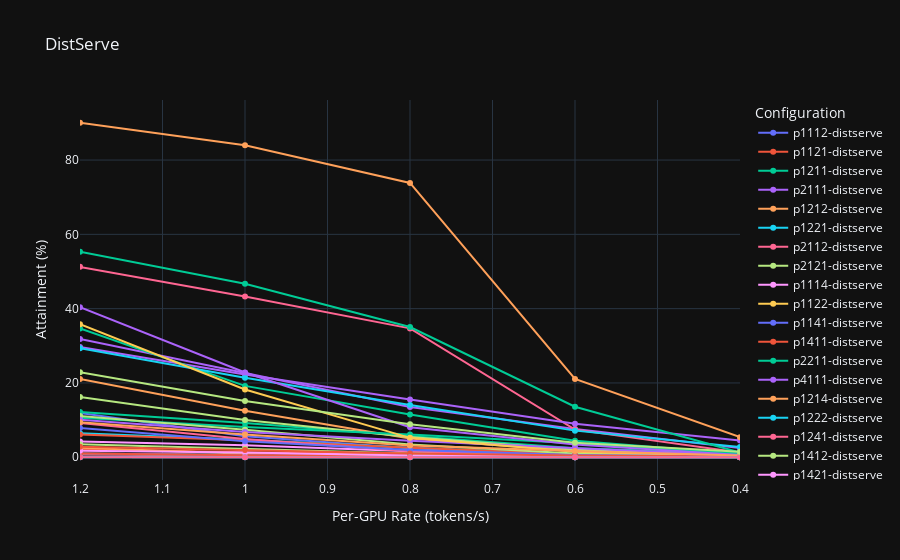

Notebook source saved alongside this figure:
### Code cell
import plotly.graph_objects as go

fig = go.Figure()
configs = figure_11_distserve_high[['tp_prefill', 'pp_prefill', 'tp_decode', 'pp_decode']].drop_duplicates()
slo_vals = list(big_df['slo'].unique())

df = figure_11_distserve_high
for tp_prefill, pp_prefill, tp_decode, pp_decode in configs.values:
    config_df = df[
        (df['tp_prefill'] == tp_prefill) & (df['pp_prefill'] == pp_prefill) &
        (df['tp_decode'] == tp_decode) & (df['pp_decode'] == pp_decode)
        ]
    config_df = config_df.sort_values(by=['slo'], ascending=False)
    # plot this inside a plotly plot
    fig.add_trace(go.Scatter(
        x=config_df['slo'], y=config_df['attainment'],
        mode='lines+markers', name=f"p{tp_prefill}{pp_prefill}{tp_decode}{pp_decode}-distserve"
    ))

# fig add title
fig.update_layout(
    title="DistServe",
    xaxis_title="Per-GPU Rate (tokens/s)",
    yaxis_title="Attainment (%)",
    legend_title="Configuration"
)
fig.update_layout(
    xaxis=dict(range=[max(slo_vals), min(slo_vals)]),
)  # Set the range manually

# Export to html
fig.write_html("visual/figure_11_distserve_high.slo.html")
if is_notebook_mode:
    fig.show()

### Figure 1 — Plotly figure (JSON) as saved in the notebook; plotly's stock layout.template omitted (floating-point values rounded to 4 significant figures)
{"data": [{"mode": "lines+markers", "name": "p1112-distserve", "x": [1.2, 1.0, 0.8, 0.6, 0.4], "y": [11.92, 5.667, 2.417, 0.75, 0.4167], "type": "scatter"}, {"mode": "lines+markers", "name": "p1121-distserve", "x": [1.2, 1.0, 0.8, 0.6, 0.4], "y": [2.25, 1.333, 1.0, 0.6667, 0.4167], "type": "scatter"}, {"mode": "lines+markers", "name": "p1211-distserve", "x": [1.2, 1.0, 0.8, 0.6, 0.4], "y": [12.17, 9.25, 5.75, 2.417, 1.0], "type": "scatter"}, {"mode": "lines+markers", "name": "p2111-distserve", "x": [1.2, 1.0, 0.8, 0.6, 0.4], "y": [31.83, 22.75, 13.5, 7.583, 2.5], "type": "scatter"}, {"mode": "lines+markers", "name": "p1212-distserve", "x": [1.2, 1.0, 0.8, 0.6, 0.4], "y": [21.06, 12.5, 5.062, 1.625, 0.375], "type": "scatter"}, {"mode": "lines+markers", "name": "p1221-distserve", "x": [1.2, 1.0, 0.8, 0.6, 0.4], "y": [6.438, 4.688, 2.562, 0.8125, 0.25], "type": "scatter"}, {"mode": "lines+markers", "name": "p2112-distserve", "x": [1.2, 1.0, 0.8, 0.6, 0.4], "y": [51.25, 43.25, 34.69, 7.438, 1.25], "type": "scatter"}, {"mode": "lines+markers", "name": "p2121-distserve", "x": [1.2, 1.0, 0.8, 0.6, 0.4], "y": [16.19, 10.0, 5.438, 2.0, 0.75], "type": "scatter"}, {"mode": "lines+markers", "name": "p1114-distserve", "x": [1.2, 1.0, 0.8, 0.6, 0.4], "y": [0.05, 0.05, 0.05, 0.0, 0.0], "type": "scatter"}, {"mode": "lines+markers", "name": "p1122-distserve", "x": [1.2, 1.0, 0.8, 0.6, 0.4], "y": [0.05, 0.05, 0.05, 0.0, 0.0], "type": "scatter"}, {"mode": "lines+markers", "name": "p1141-distserve", "x": [1.2, 1.0, 0.8, 0.6, 0.4], "y": [0.05, 0.05, 0.05, 0.0, 0.0], "type": "scatter"}, {"mode": "lines+markers", "name": "p1411-distserve", "x": [1.2, 1.0, 0.8, 0.6, 0.4], "y": [6.15, 4.6, 2.55, 0.85, 0.25], "type": "scatter"}, {"mode": "lines+markers", "name": "p2211-distserve", "x": [1.2, 1.0, 0.8, 0.6, 0.4], "y": [10.65, 8.15, 6.15, 3.75, 0.9], "type": "scatter"}, {"mode": "lines+markers", "name": "p4111-distserve", "x": [1.2, 1.0, 0.8, 0.6, 0.4], "y": [29.65, 22.3, 15.55, 9.0, 4.5], "type": "scatter"}, {"mode": "lines+markers", "name": "p1214-distserve", "x": [1.2, 1.0, 0.8, 0.6, 0.4], "y": [2.542, 0.9583, 0.5833, 0.25, 0.08333], "type": "scatter"}, {"mode": "lines+markers", "name": "p1222-distserve", "x": [1.2, 1.0, 0.8, 0.6, 0.4], "y": [0.8333, 0.7083, 0.4583, 0.25, 0.08333], "type": "scatter"}, {"mode": "lines+markers", "name": "p1241-distserve", "x": [1.2, 1.0, 0.8, 0.6, 0.4], "y": [0.75, 0.6667, 0.4583, 0.25, 0.08333], "type": "scatter"}, {"mode": "lines+markers", "name": "p1412-distserve", "x": [1.2, 1.0, 0.8, 0.6, 0.4], "y": [11.12, 7.417, 3.417, 1.042, 0.1667], "type": "scatter"}, {"mode": "lines+markers", "name": "p1421-distserve", "x": [1.2, 1.0, 0.8, 0.6, 0.4], "y": [4.25, 3.25, 1.625, 0.4167, 0.125], "type": "scatter"}, {"mode": "lines+markers", "name": "p2114-distserve", "x": [1.2, 1.0, 0.8, 0.6, 0.4], "y": [1.0, 0.5417, 0.4583, 0.25, 0.08333], "type": "scatter"}, {"mode": "lines+markers", "name": "p2122-distserve", "x": [1.2, 1.0, 0.8, 0.6, 0.4], "y": [1.0, 0.5417, 0.4583, 0.25, 0.08333], "type": "scatter"}, {"mode": "lines+markers", "name": "p2141-distserve", "x": [1.2, 1.0, 0.8, 0.6, 0.4], "y": [1.0, 0.5417, 0.4583, 0.2083, 0.08333], "type": "scatter"}, {"mode": "lines+markers", "name": "p2212-distserve", "x": [1.2, 1.0, 0.8, 0.6, 0.4], "y": [34.67, 19.21, 11.5, 4.458, 0.9583], "type": "scatter"}, {"mode": "lines+markers", "name": "p2221-distserve", "x": [1.2, 1.0, 0.8, 0.6, 0.4], "y": [10.08, 6.792, 4.458, 2.542, 0.5], "type": "scatter"}, {"mode": "lines+markers", "name": "p4112-distserve", "x": [1.2, 1.0, 0.8, 0.6, 0.4], "y": [90.04, 84.0, 73.83, 21.08, 5.417], "type": "scatter"}, {"mode": "lines+markers", "name": "p4121-distserve", "x": [1.2, 1.0, 0.8, 0.6, 0.4], "y": [29.33, 21.42, 14.08, 7.167, 2.792], "type": "scatter"}, {"mode": "lines+markers", "name": "p1414-distserve", "x": [1.2, 1.0, 0.8, 0.6, 0.4], "y": [9.25, 4.938, 1.594, 0.3438, 0.0625], "type": "scatter"}, {"mode": "lines+markers", "name": "p1422-distserve", "x": [1.2, 1.0, 0.8, 0.6, 0.4], "y": [3.469, 2.281, 1.0, 0.25, 0.0625], "type": "scatter"}, {"mode": "lines+markers", "name": "p1441-distserve", "x": [1.2, 1.0, 0.8, 0.6, 0.4], "y": [1.781, 1.25, 0.4375, 0.1562, 0.0625], "type": "scatter"}, {"mode": "lines+markers", "name": "p2214-distserve", "x": [1.2, 1.0, 0.8, 0.6, 0.4], "y": [35.81, 18.25, 5.219, 1.469, 0.25], "type": "scatter"}, {"mode": "lines+markers", "name": "p2222-distserve", "x": [1.2, 1.0, 0.8, 0.6, 0.4], "y": [7.844, 4.312, 1.969, 0.625, 0.2188], "type": "scatter"}, {"mode": "lines+markers", "name": "p2241-distserve", "x": [1.2, 1.0, 0.8, 0.6, 0.4], "y": [2.812, 1.938, 1.031, 0.5, 0.2188], "type": "scatter"}, {"mode": "lines+markers", "name": "p4114-distserve", "x": [1.2, 1.0, 0.8, 0.6, 0.4], "y": [55.31, 46.69, 35.06, 13.59, 1.281], "type": "scatter"}, {"mode": "lines+markers", "name": "p4122-distserve", "x": [1.2, 1.0, 0.8, 0.6, 0.4], "y": [40.41, 22.81, 8.062, 3.406, 0.625], "type": "scatter"}, {"mode": "lines+markers", "name": "p4141-distserve", "x": [1.2, 1.0, 0.8, 0.6, 0.4], "y": [9.438, 6.094, 3.156, 1.656, 0.5], "type": "scatter"}, {"mode": "lines+markers", "name": "p1118-distserve", "x": [1.2, 1.0, 0.8, 0.6, 0.4], "y": [0.02778, 0.02778, 0.02778, 0.0, 0.0], "type": "scatter"}, {"mode": "lines+markers", "name": "p1124-distserve", "x": [1.2, 1.0, 0.8, 0.6, 0.4], "y": [0.02778, 0.02778, 0.02778, 0.0, 0.0], "type": "scatter"}, {"mode": "lines+markers", "name": "p1111-distserve", "x": [1.2, 1.0, 0.8, 0.6, 0.4], "y": [22.88, 15.12, 8.875, 3.875, 1.5], "type": "scatter"}], "layout": {"title": {"text": "DistServe"}, "xaxis": {"title": {"text": "Per-GPU Rate (tokens/s)"}, "range": [1.2, 0.4]}, "yaxis": {"title": {"text": "Attainment (%)"}}, "legend": {"title": {"text": "Configuration"}}}}
